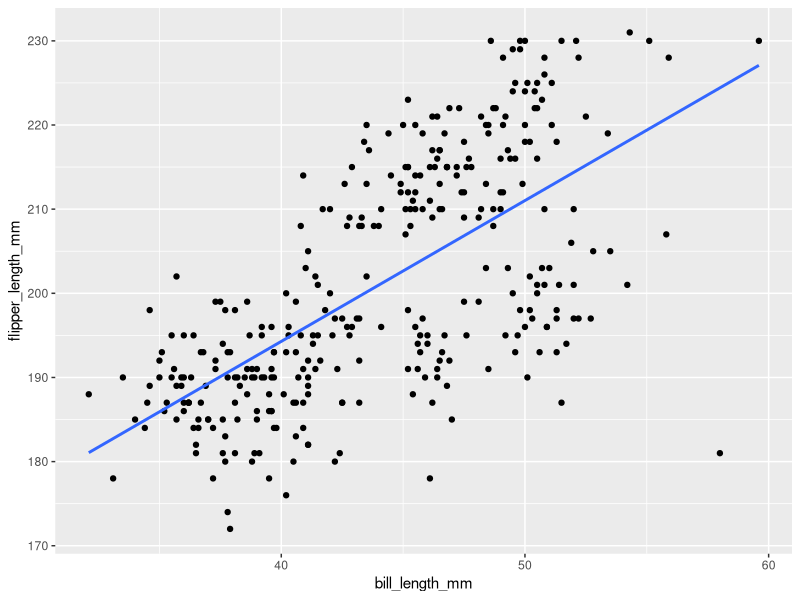
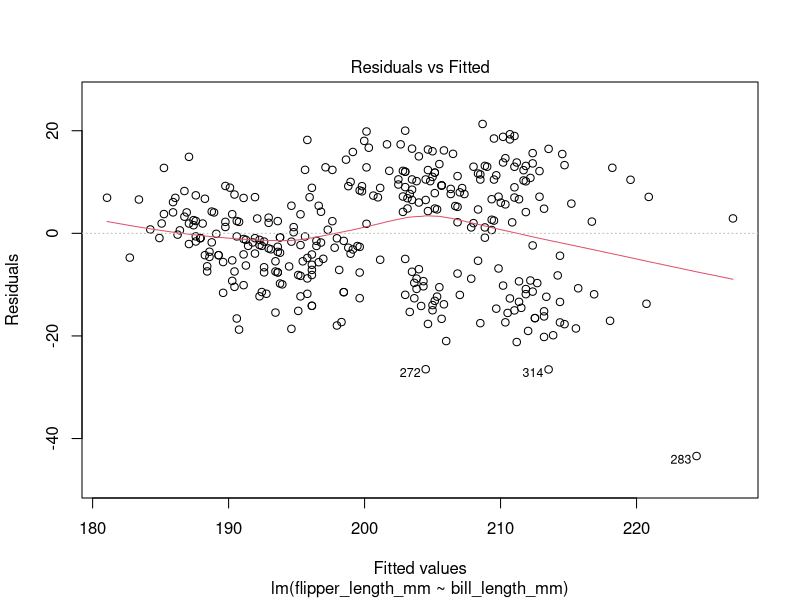
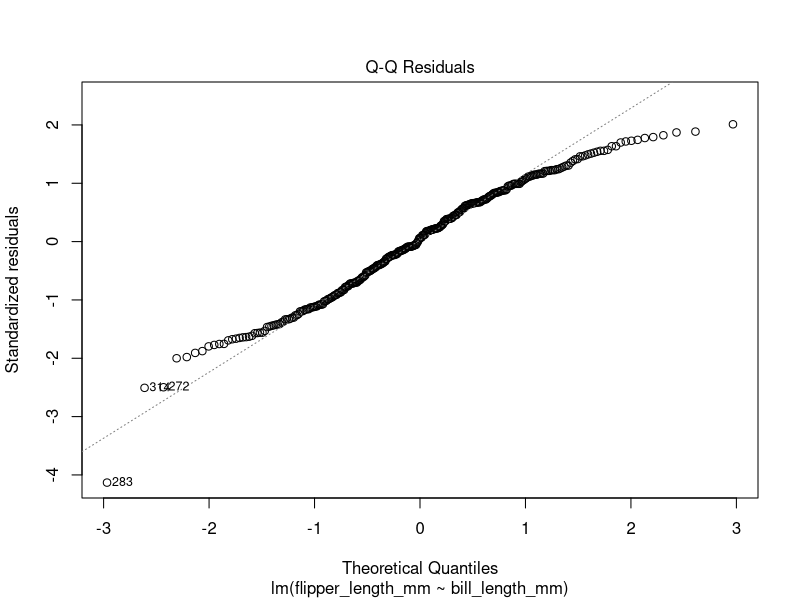

The R source for these figures, in order:
## ---- chunk 1
library(tidyverse)
library(palmerpenguins)
## ---- chunk 2
penguins |>
  filter(!is.na(flipper_length_mm), # this is the more intentional way of 
         !is.na(bill_length_mm)) # filtering for NA values

penguins <- penguins |> # this way is more dangerous
  drop_na() # and removes all rows where one col has a NA
  

penguins |>
  summarise(mean_fl = mean(flipper_length_mm , na.rm = T),
            mean_bl = mean(bill_length_mm, na.rm = T),
            cor = cor(flipper_length_mm, bill_length_mm, use = "complete"))

# cor does not have a na.rm = argument; that is the var function!
# we need to use "complete" to remove NA values (if our data set has NA values)
## ---- chunk 3
penguins |>
  ggplot(
    aes(y = flipper_length_mm, x = bill_length_mm)
  ) +
  geom_point() + 
  geom_smooth(method = "lm", se = F)
## ---- chunk 4
m1 <- lm(flipper_length_mm ~ bill_length_mm, data = penguins)
summary(m1)

residuals(m1) |> 
  as_tibble() |>
  mutate(id = 1:nrow(penguins)) |>
  arrange(desc(value)) |>
  slice(1,nrow(penguins))
# Goal: report the largset positive and largest negative residual with the obs
## ---- chunk 5
#| echo: true
a <- predict(m1, newdata = data.frame(bill_length_mm = 40))
## ---- chunk 6
plot(m1, which = 1)

plot(m1, which = 2)
## ---- chunk 7
summary(m1)
## ---- chunk 8
confint(m1, level = 0.95)
## ---- chunk 9
predict(
  m1,
  newdata = data.frame(bill_length_mm = 40),
  interval = "confidence",
  level = 0.95
)
## ---- chunk 10
predict(
  m1,
  newdata = data.frame(bill_length_mm = 40),
  interval = "prediction",
  level = 0.95
)
